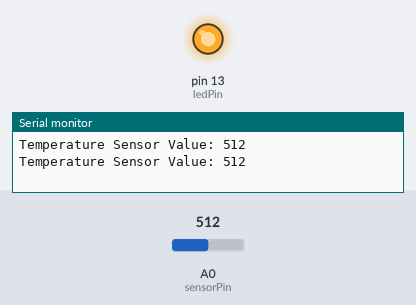
Bench run of a sketch on a simulated Arduino Uno, built with avr-gcc and run on an emulated ATmega328P. Parts: output pins drawn as LEDs (lit = HIGH), the last lines printed to the serial monitor. The test bench sets the inputs (shaded band); at power-on: A0 (sensorPin) = 512.

Above: at 1.8 s.
1.9 s: A0 (sensorPin) set to 492
At 2.6 s:
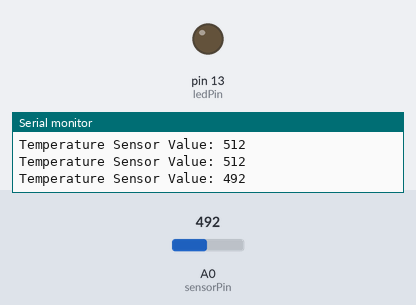
3.5 s: A0 (sensorPin) set to 510
At 5.2 s:
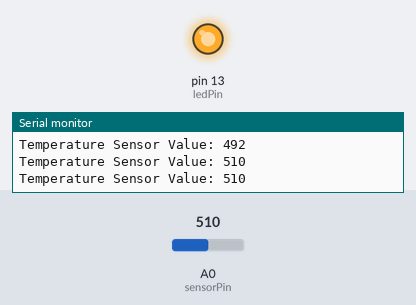
5.5 s: A0 (sensorPin) set to 490
At 6.9 s:
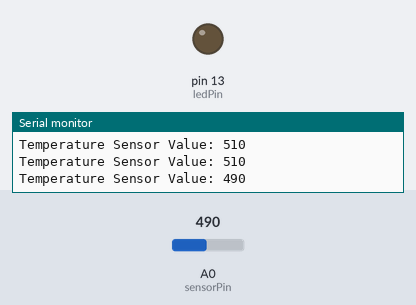
Timing chart, 0 to 8.5 s (numbered marks = the images above; inputs shaded):
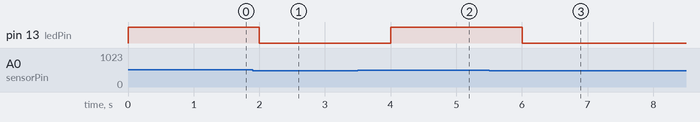

Measured:
- the behaviour switches between 501 and 500 on A0 (sensorPin) (found by bisection; images 0 and 1)
- after the input at 1.9 s, pin 13 (ledPin): HIGH → LOW after 0.10 s
- after the input at 3.5 s, pin 13 (ledPin): LOW → HIGH after 0.50 s
- after the input at 5.5 s, pin 13 (ledPin): HIGH → LOW after 0.50 s

The sketch:

temperature_monitoring.ino
```cpp
int sensorPin = A0;
int ledPin = 13;

void setup() {
  pinMode(ledPin, OUTPUT);
  Serial.begin(9600);
}

void loop() {
  int sensorValue = analogRead(sensorPin);

  Serial.print("Temperature Sensor Value: ");
  Serial.println(sensorValue);

  if (sensorValue > 500) {
    digitalWrite(ledPin, HIGH);
  } else {
    digitalWrite(ledPin, LOW);
  }

  delay(1000);
}
```
